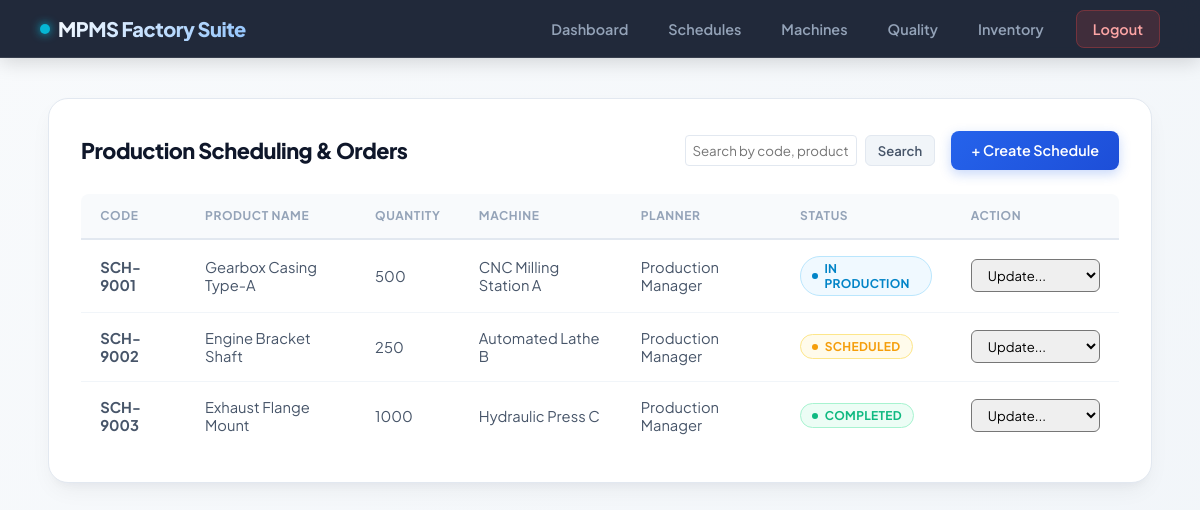
Page /schedules (signed in) on the committed database.
### tables this page shows
CREATE TABLE production_schedules (
            id INTEGER PRIMARY KEY AUTOINCREMENT,
            schedule_code TEXT UNIQUE NOT NULL,
            product_name TEXT NOT NULL,
            target_quantity INTEGER NOT NULL,
            machine_id INTEGER,
            assigned_by INTEGER NOT NULL,
            status TEXT CHECK(status IN ('Scheduled', 'In Production', 'Completed', 'Cancelled')) DEFAULT 'Scheduled',
            created_at TIMESTAMP DEFAULT CURRENT_TIMESTAMP,
            FOREIGN KEY (machine_id) REFERENCES machines(id),
            FOREIGN KEY (assigned_by) REFERENCES users(id)
        );

CREATE TABLE machines (
            id INTEGER PRIMARY KEY AUTOINCREMENT,
            machine_code TEXT UNIQUE NOT NULL,
            name TEXT NOT NULL,
            status TEXT CHECK(status IN ('Running', 'Idle', 'Downtime')) DEFAULT 'Idle',
            total_runtime_hrs REAL DEFAULT 0.0,
            downtime_hrs REAL DEFAULT 0.0
        );

CREATE TABLE users (
            id INTEGER PRIMARY KEY AUTOINCREMENT,
            username TEXT UNIQUE NOT NULL,
            password_hash TEXT NOT NULL,
            full_name TEXT NOT NULL,
            email TEXT NOT NULL,
            role TEXT CHECK(role IN ('admin', 'prod_manager', 'shift_supervisor', 'quality_inspector', 'store_keeper')) NOT NULL
        );

### app.py (the view)
@app.route('/schedules')
@login_required
def schedules():
    search_query = request.args.get('q', '').strip()
    conn = get_db_connection()
    if search_query:
        query = '''
            SELECT ps.*, m.name as machine_name, u.full_name as manager_name
            FROM production_schedules ps
            LEFT JOIN machines m ON ps.machine_id = m.id
            LEFT JOIN users u ON ps.assigned_by = u.id
            WHERE ps.schedule_code LIKE ? OR ps.product_name LIKE ? OR ps.status LIKE ?
            ORDER BY ps.created_at DESC
        '''
        term = f"%{search_query}%"
        schedules_list = conn.execute(query, (term, term, term)).fetchall()
    else:
        schedules_list = conn.execute('''
            SELECT ps.*, m.name as machine_name, u.full_name as manager_name
            FROM production_schedules ps
            LEFT JOIN machines m ON ps.machine_id = m.id
            LEFT JOIN users u ON ps.assigned_by = u.id
            ORDER BY ps.created_at DESC
        ''').fetchall()
    conn.close()
    return render_template('schedules.html', schedules=schedules_list, search_query=search_query)

### app.py (called while the page is built)
def get_db_connection():
    conn = sqlite3.connect('mpms.db')
    conn.row_factory = sqlite3.Row
    return conn

def login_required(f):
    @wraps(f)
    def decorated_function(*args, **kwargs):
        if 'user_id' not in session:
            flash('Session expired or login required.', 'warning')
            return redirect(url_for('login'))
        return f(*args, **kwargs)
    return decorated_function

### templates/schedules.html (shortened to what this page needs)
<!DOCTYPE html>
<html lang="en">
<head>
  <link rel="stylesheet" href="{{ url_for('static', filename='style.css') }}">
</head>
<body>
  <nav class="navbar">
    <div class="brand">MPMS Factory Suite</div>
    <ul class="nav-links">
      <li><a href="{{ url_for('dashboard') }}">Dashboard</a></li>
      <li><a href="{{ url_for('schedules') }}">Schedules</a></li>
      <li><a href="{{ url_for('machines') }}">Machines</a></li>
      <li><a href="{{ url_for('inspections') }}">Quality</a></li>
      <li><a href="{{ url_for('inventory') }}">Inventory</a></li>
      <li><a href="{{ url_for('logout') }}" class="btn-logout">Logout</a></li>
    </ul>
  </nav>
  <div class="container">
    <div class="card">
      <div class="card-header">
        <h2>Production Scheduling & Orders</h2>
        <div style="display:flex; gap:1rem; align-items:center;">
          <form action="{{ url_for('schedules') }}" method="GET" style="display:flex; gap:0.5rem;">
            <input type="text" name="q" placeholder="Search by code, product, status..." value="{{ search_query }}" style="padding: 0.4rem; border:1px solid var(--border-color); border-radius:4px;">
            <button type="submit" class="btn btn-secondary btn-sm">Search</button>
          </form>
          {% if session['role'] in ['admin', 'prod_manager'] %}
            <a href="{{ url_for('create_schedule') }}" class="btn btn-primary">+ Create Schedule</a>
          {% endif %}
        </div>
      </div>
      <table>
        <thead>
          <tr>
            <th>Code</th>
            <th>Product Name</th>
            <th>Quantity</th>
            <th>Machine</th>
            <th>Planner</th>
            <th>Status</th>
            <th>Action</th>
          </tr>
        </thead>
        <tbody>
          {% for s in schedules %}
          <tr>
            <td><strong>{{ s['schedule_code'] }}</strong></td>
            <td>{{ s['product_name'] }}</td>
            <td>{{ s['target_quantity'] }}</td>
            <td>{{ s['machine_name'] or 'None' }}</td>
            <td>{{ s['manager_name'] }}</td>
            <td><span class="badge badge-{{ s['status']|lower|replace(' ', '-') }}">{{ s['status'] }}</span></td>
            <td>
              {% if session['role'] in ['admin', 'prod_manager', 'shift_supervisor'] %}
              <form action="{{ url_for('update_schedule_status', schedule_id=s['id']) }}" method="POST" style="display:inline;">
                <select name="status" onchange="this.form.submit()" class="btn-sm">
                  <option value="">Update...</option>
                </select>
              </form>
              {% else %}
              <span style="color:var(--text-muted); font-size:0.8rem;">Read Only</span>
              {% endif %}
            </td>
          </tr>
          {% endfor %}
        </tbody>
      </table>
    </div>
  </div>
</body>
</html>

### rows in the picture
production_schedules: schedule_code "SCH-9001", product_name "Gearbox Casing Type-A", target_quantity "500", name "CNC Milling Station A", manager_name "Production Manager", status "IN PRODUCTION"
production_schedules: schedule_code "SCH-9002", product_name "Engine Bracket Shaft", target_quantity "250", name "Automated Lathe B", manager_name "Production Manager", status "SCHEDULED"
production_schedules: schedule_code "SCH-9003", product_name "Exhaust Flange Mount", target_quantity "1000", name "Hydraulic Press C", manager_name "Production Manager", status "COMPLETED"
